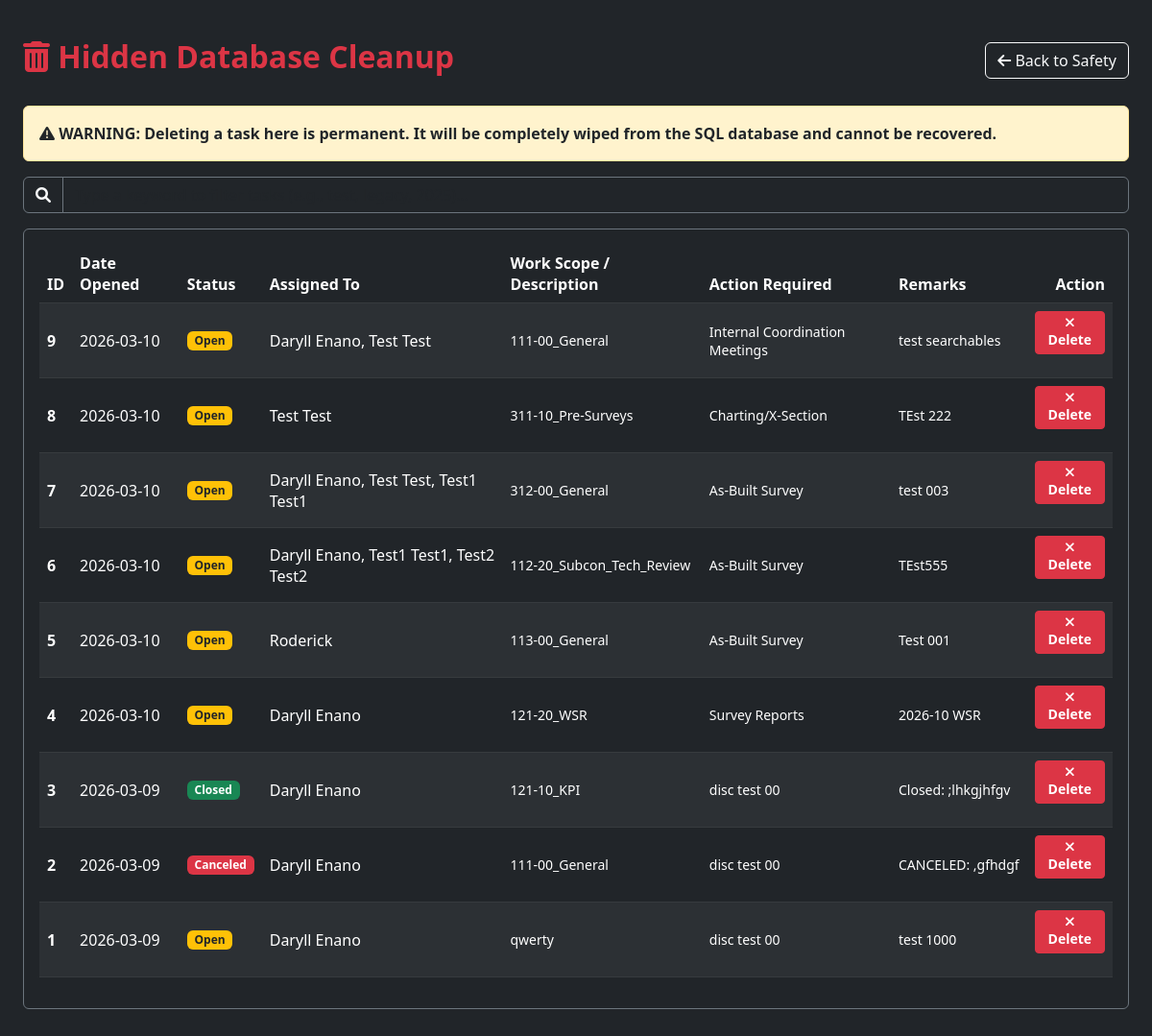
Before: /cleanup (signed in) with the older database file.
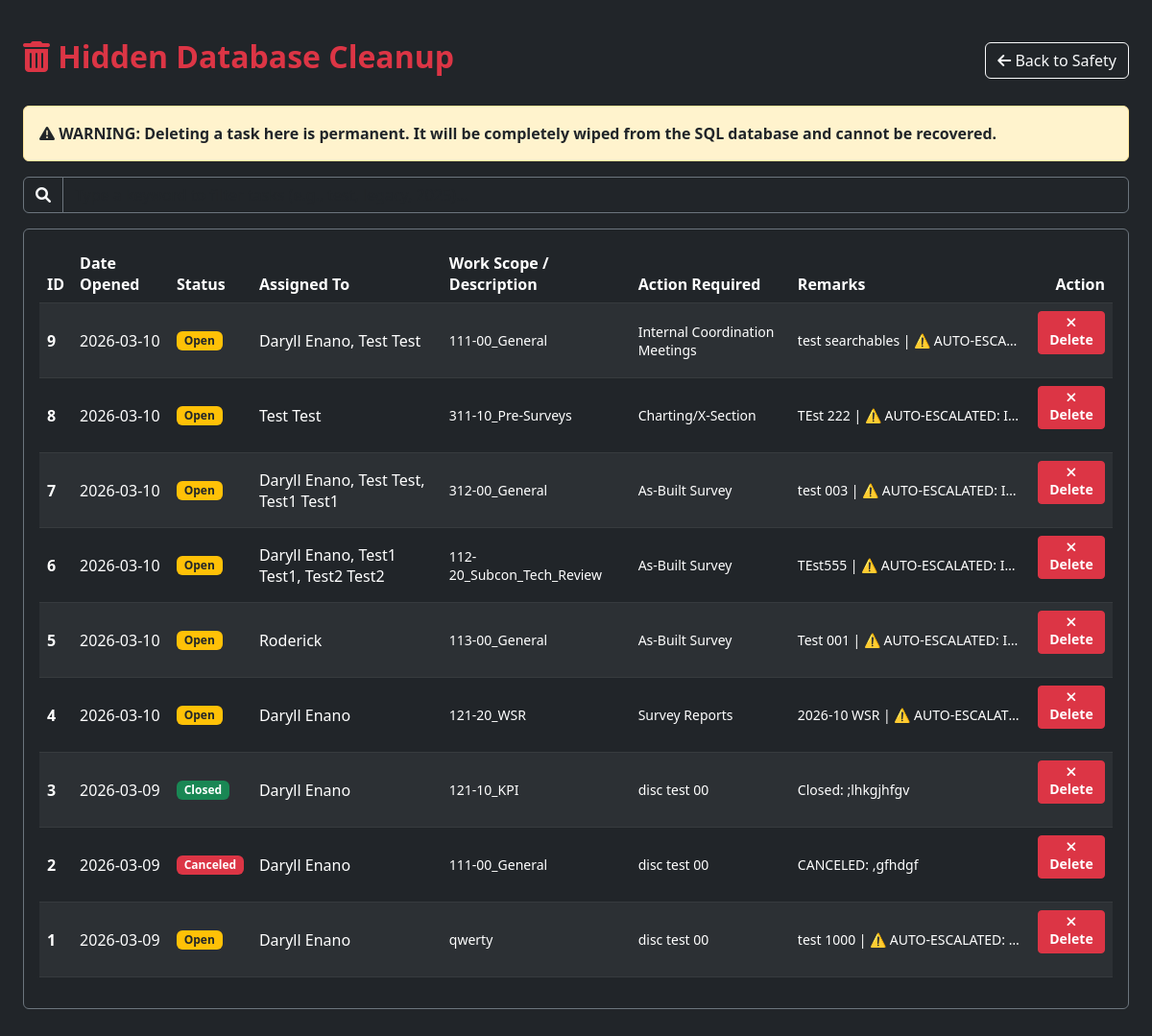
After: the same page with the newer database file.
### app.py (models this page shows)
class SurveyTask(db.Model):
    id = db.Column(db.Integer, primary_key=True)
    surveyor_name = db.Column(db.String(100), nullable=False)
    assigned_to = db.Column(db.String(100), nullable=True)
    requestor = db.Column(db.String(100), nullable=True)
    command_verb = db.Column(db.String(50), default="PERFORM")
    task_category = db.Column(db.String(100), nullable=True)
    instrument = db.Column(db.String(100), nullable=True)
    action_required = db.Column(db.String(100), nullable=True)
    area = db.Column(db.String(100), nullable=False)
    location = db.Column(db.String(100), nullable=True)
    sub_location = db.Column(db.String(100), nullable=True)
    work_scope = db.Column(db.String(100), nullable=False)
    remarks = db.Column(db.Text, nullable=True)
    deliverable_link = db.Column(db.String(500), nullable=True)
    reference_links = db.Column(db.Text, nullable=True)
    status = db.Column(db.String(20), default="Open")
    is_urgent = db.Column(db.Boolean, default=False)
    priority = db.Column(db.Integer, default=99)
    start_time = db.Column(db.DateTime, default=datetime.utcnow)
    execution_date = db.Column(db.Date, nullable=True)
    end_time = db.Column(db.DateTime, nullable=True)

### app.py (the view)
@app.route('/cleanup')
@login_required
def cleanup_tasks():
    if current_user.email not in ADMIN_EMAILS:
        flash('Access Denied: You do not have permission to view this page.', 'error')
        return redirect(url_for('dashboard'))
    tasks = SurveyTask.query.order_by(SurveyTask.start_time.desc()).all()
    return render_template('cleanup.html', tasks=tasks)

### app.py (called while the page is built)
@login_manager.user_loader
def load_user(user_id):
    return User.query.get(int(user_id))

### templates/cleanup.html (shortened to what this page needs)
 <tka class=""></tka><!DOCTYPE html>
<html lang="en">
<head>
    <link href="https://cdn.jsdelivr.net/npm/bootstrap@5.3.0/dist/css/bootstrap.min.css" rel="stylesheet">
    <link href="https://cdnjs.cloudflare.com/ajax/libs/font-awesome/6.0.0/css/all.min.css" rel="stylesheet">
</head>
<body>
<div class="container-fluid px-4 pb-5">
    <div class="d-flex justify-content-between align-items-center mb-4">
        <h2 class="fw-bold text-danger"><i class="fas fa-trash-alt"></i> Hidden Database Cleanup</h2>
        <a href="{{ url_for('admin_dashboard') }}" class="btn btn-outline-light"><i class="fas fa-arrow-left"></i> Back to Safety</a>
    </div>
    <div class="alert alert-warning text-dark fw-bold">
        <i class="fas fa-exclamation-triangle"></i> WARNING: Deleting a task here is permanent. It will be completely wiped from the SQL database and cannot be recovered.
    </div>
    <div class="mb-3">
        <div class="input-group">
            <span class="input-group-text bg-dark border-secondary text-light"><i class="fas fa-search"></i></span>
            <input type="text" id="taskSearch" class="form-control bg-dark text-light border-secondary" placeholder="Type a keyword to filter tasks (e.g., test, legacy, 2025)...">
        </div>
    </div>
    <div class="table-responsive bg-dark p-3 rounded border border-secondary">
        <table class="table table-dark table-striped table-hover align-middle">
            <thead>
                <tr>
                    <th>ID</th>
                    <th>Date Opened</th>
                    <th>Status</th>
                    <th>Assigned To</th>
                    <th>Work Scope / Description</th>
                    <th>Action Required</th>
                    <th>Remarks</th>
                    <th class="text-end">Action</th>
                </tr>
            </thead>
            <tbody>
                {% for task in tasks %}
                <tr class="task-row">
                    <td><strong>{{ task.id }}</strong></td>
                    <td>{{ task.start_time.strftime('%Y-%m-%d') if task.start_time else 'Unknown' }}</td>
                    <td>
                        <span class="badge {% if task.status == 'Open' %}bg-warning text-dark{% elif task.status == 'Closed' %}bg-success{% else %}bg-danger{% endif %}">
                            {{ task.status }}
                        </span>
                    </td>
                    <td>{{ task.assigned_to }}</td>
                    <td class="small">{{ task.work_scope }}</td>
                    <td class="small">{{ task.action_required }}</td>
                    <td class="small remark-col" title="{{ task.remarks }}">{{ task.remarks }}</td>
                    <td class="text-end">
                        <form action="{{ url_for('delete_task', task_id=task.id) }}" method="POST" onsubmit="return confirm('Are you absolutely sure you want to PERMANENTLY delete Task {{ task.id }}?');">
                            <button type="submit" class="btn btn-sm btn-danger fw-bold"><i class="fas fa-times"></i> Delete</button>
                        </form>
                    </td>
                </tr>
                {% endfor %}
            </tbody>
        </table>
    </div>
</div>
</body>
</html>

### templates/cleanup.html (style rules this page uses)
body { background-color: #212529; color: #f8f9fa; padding-top: 40px; }
.table { color: #f8f9fa; }
.table-dark { background-color: #343a40; }
.remark-col { max-width: 250px; white-space: nowrap; overflow: hidden; text-overflow: ellipsis; }

Changed rows visible on the page:
changed SurveyTask "Daryll Enano, Test Test": remarks "test searchables" → "test searchables | ⚠️ AUTO-ESCA…"
changed SurveyTask "Test Test": remarks "TEst 222" → "TEst 222 | ⚠️ AUTO-ESCALATED: I…"
changed SurveyTask "Daryll Enano, Test Test, Test1 Test1": remarks "test 003" → "test 003 | ⚠️ AUTO-ESCALATED: I…"
changed SurveyTask "Daryll Enano, Test1 Test1, Test2 Test2": remarks "TEst555" → "TEst555 | ⚠️ AUTO-ESCALATED: I…"
changed SurveyTask "Roderick": remarks "Test 001" → "Test 001 | ⚠️ AUTO-ESCALATED: I…"
changed SurveyTask "121-20_WSR": remarks "2026-10 WSR" → "2026-10 WSR | ⚠️ AUTO-ESCALAT…"
changed SurveyTask "qwerty": remarks "test 1000" → "test 1000 | ⚠️ AUTO-ESCALATED:…"
